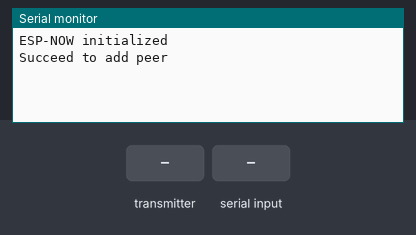
Recording of a sketch running on a simulated ESP32. Shown: the last lines printed to the serial monitor. The test bench sets the inputs (shaded band).

Above: at 1.2 s.
1.3 s: the transmitter starts sending RGB.0 = 0
At 1.61 s:
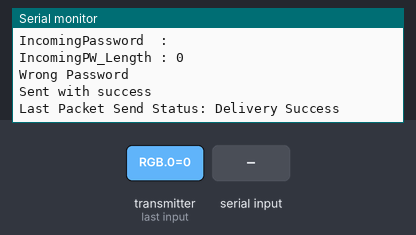
2.8 s: "1\n" received over Serial
At 4.21 s:
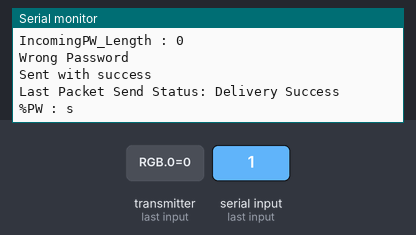

Measured:
- after the input at 1.3 s, the serial monitor: prints a new line at once (image 1)
- after the input at 2.8 s, the serial monitor: prints a new line after 1.2 s (image 2)

The sketch:

ESP_NOW_Server.ino
```cpp
#include <esp_now.h>
#include <WiFi.h>

uint8_t wemos_d1mini[] = {0x08, 0x3A, 0xF2, 0x7D, 0x48, 0xE0};
uint8_t esp32_38pin[] = {0x08, 0x3A, 0xF2, 0xAA, 0x0C, 0xEC};
uint8_t wemos_lite[] = {0x78, 0xE3, 0x6D, 0x19, 0x2F, 0x44};

String success;
uint8_t incomingRGB[3];

unsigned long t = 0;

typedef struct _struct_message {
    uint8_t RGB[3];
    char Password[32];
    uint8_t Password_Length;
} struct_message;

struct_message incomingReadings;
struct_message myState;

char pw_array[32];
char print_buffer[100];
String received_string;
char SERVER_PW[32] = "1357";

//void OnDataSent(const uint8_t *mac_addr, esp_now_send_status_t status);
//void OnDataRecv(const uint8_t * mac, const uint8_t *incomingData, int len);

void setup() {
  Serial.begin(115200);
  WiFi.mode(WIFI_STA);

  // Init ESP-NOW
  if (esp_now_init() == ESP_OK) {
    // 0(ESP_OK) 일 때 시작
    Serial.println("ESP-NOW initialized");
  }else{
    Serial.println("Error initializing ESP-NOW");
    ESP.restart();
  }

  // Register peer
  esp_now_peer_info_t peerInfo = {};
  //memset(&peerInfo, 0, sizeof(peerInfo));
  memcpy(peerInfo.peer_addr, esp32_38pin, 6); // 6-> address length
  peerInfo.channel = 1;
  peerInfo.encrypt = false; // 암호화 ID/PW

  // Add peer
  if (esp_now_add_peer(&peerInfo) != ESP_OK){
    Serial.println("Failed to add peer");
    return;
  }else{
    Serial.println("Succeed to add peer");
  }

  esp_now_register_send_cb(OnDataSent);
  esp_now_register_recv_cb(OnDataRecv);


}

void loop() {
  if(Serial.available())
  {
    received_string =  Serial.readStringUntil('\r');
    received_string.toCharArray(myState.Password, myState.Password_Length + 1);
    sprintf(print_buffer, "%PW : s\n", myState.Password);
    Serial.println(print_buffer);

  }


  delay(1000);


}

// Callback when data is sent
void OnDataSent(const uint8_t *mac_addr, esp_now_send_status_t status) {
  Serial.print("\r\nLast Packet Send Status: ");
  Serial.println(status == ESP_NOW_SEND_SUCCESS ? "Delivery Success" : "Delivery Fail");
  if (status ==0){
    success = "Delivery Success :)";
  }
  else{
    success = "Delivery Fail :(";
  }
}

// Callback when data is received
void OnDataRecv(const uint8_t * mac, const uint8_t *incomingData, int len) {
  memcpy(&incomingReadings, incomingData, sizeof(incomingReadings));
  Serial.print("Bytes received: ");
  Serial.println(len);
  for(int i = 0; i<sizeof(incomingRGB); i++)
  {
      incomingRGB[i] = incomingReadings.RGB[i];
  }

  //Serial.print("RECEIVE DATA:");

  Serial.print("수신 -> Red : ");
  Serial.println(incomingRGB[0]);
  Serial.print("Green : ");
  Serial.println(incomingRGB[1]);
  Serial.print("Blue : ");
  Serial.println(incomingRGB[2]);

  Serial.print("IncomingPassword  : ");
  Serial.println(incomingReadings.Password);
  Serial.print("IncomingPW_Length : ");
  Serial.println(incomingReadings.Password_Length);

  if(strcmp(SERVER_PW, incomingReadings.Password) == 0)
  {
    Serial.println("Correct Password");
    incomingReadings.RGB[0] = 255;
    incomingReadings.RGB[1] = 0;
    incomingReadings.RGB[2] = 255;
  }
  else
  {
    Serial.println("Wrong Password");
    incomingReadings.RGB[0] = 0;
    incomingReadings.RGB[1] = 255;
    incomingReadings.RGB[2] = 255;
  }

  // Send message via ESP-NOW
  esp_err_t result = esp_now_send(esp32_38pin, (uint8_t *) &incomingReadings, sizeof(incomingReadings));

  if (result == ESP_OK) {
    Serial.println("Sent with success");
  }
  else {
    Serial.println("Error sending the data");
  }

}
```
